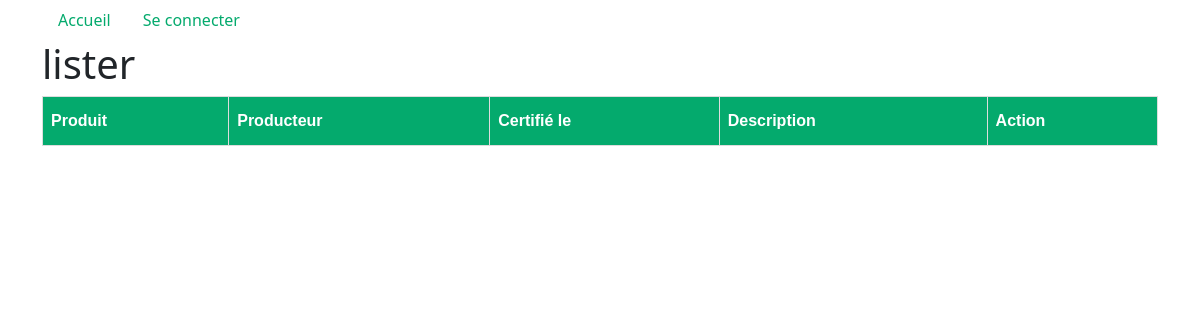
The page /index.php?page=lister on the database as committed earlier.
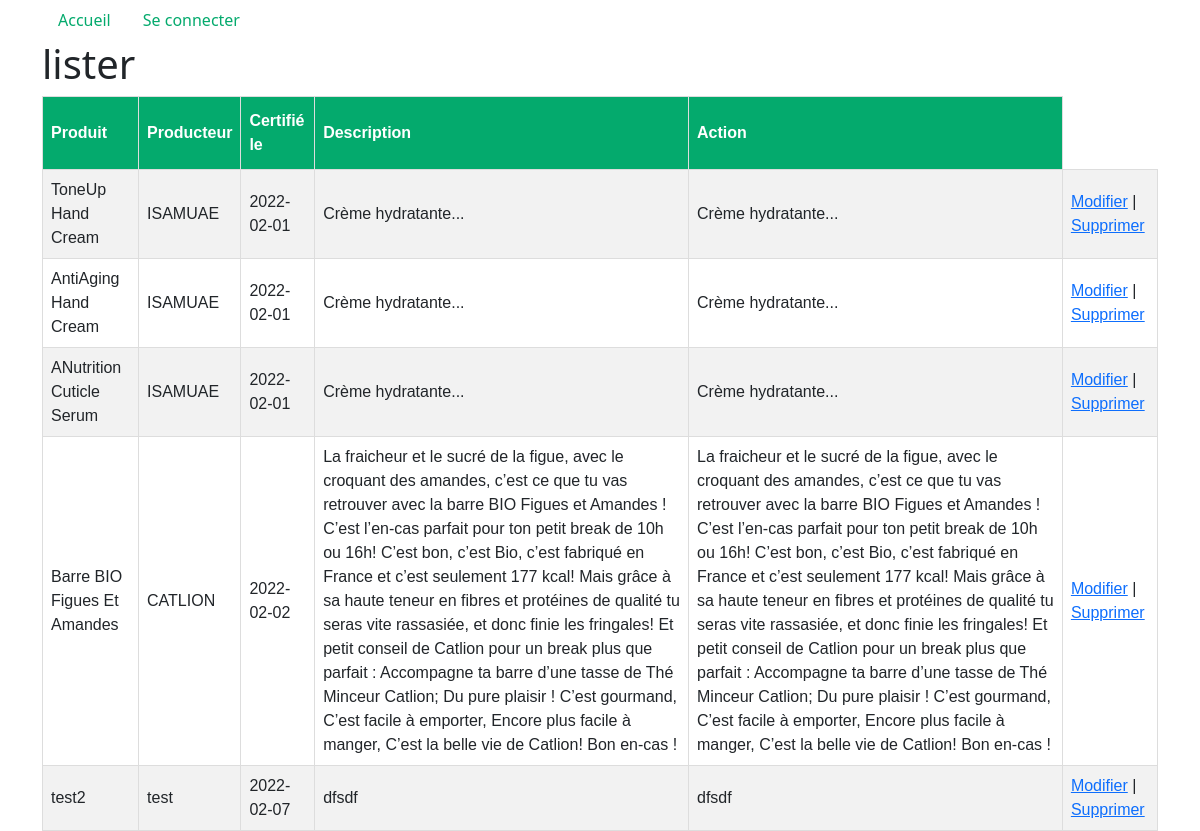
The same page on the database as committed later.
### tables this page shows
CREATE TABLE IF NOT EXISTS `produits` (
  `id` int UNSIGNED NOT NULL AUTO_INCREMENT,
  `nom` varchar(75) NOT NULL,
  `producteur` varchar(75) NOT NULL,
  `description` text NOT NULL,
  `certificat` date NOT NULL,
  PRIMARY KEY (`id`),
  UNIQUE KEY `nom` (`nom`)
);

### route.php (called while the page is built, shortened)
<?php
$page = (isset($_GET['page'])) ? $_GET['page'] : null;
?>

### lister.php (the view, shortened to what this page needs)
<table id="customers">
    <tr>
        <th>Produit</th>
        <th>Producteur</th>
        <th>Certifié le</th>
        <th>Description</th>
        <th>Action</th>
    </tr>
    <?php
    foreach ($db->query('SELECT * from produits', PDO::FETCH_ASSOC) as $ligne) {
        ?>
    <td><?= $ligne["nom"] ?></td>
    <td><?= $ligne["producteur"] ?></td>
    <td><?= $ligne["certificat"] ?></td>
    <td><?= $ligne["description"] ?></td>
    <td><?= $ligne["description"] ?></td>
    <td><a href='index.php?page=modifier&id=<?=$ligne["id"]?>'>Modifier</a> |
    <a href='#' onclick='conf_suppression(<?=$ligne["id"]?>)' >Supprimer</a></td></tr>
    <?php
    }
    ?>
</table>

### head.php (shortened to what this page needs)
<?php
include 'route.php';
?>
<!DOCTYPE html>
<html lang="fr">
<head>
<link href="https://cdn.jsdelivr.net/npm/bootstrap@5.1.3/dist/css/bootstrap.min.css" rel="stylesheet">
<link rel="stylesheet" type="text/css" href="styles.css" async>
</head>

### index.php (shortened to what this page needs)
<?php
 include "head.php";
?>
<body>
<div class="container">
<?php include "menu.php" ?>
  <h1><?php echo $page; ?></h1>
    <?php include $pages[$page]; ?>
</div>
</body>
</html>

### menu.php (shortened to what this page needs)
<ul class="nav">
  <li class="nav-item">
    <a class="nav-link <?= ($page=="accueil")?"active":""; ?>" aria-current="page"
       href="index.php?page=accueil">Accueil</a>
  </li>
  <?php
  if(isset($_SESSION['role'])){
    if($_SESSION["role"]=="admin"){
        ?>
  <li class="nav-item">
    <a class="nav-link <?= ($page=="ajouter")?"active":""; ?>"
       href="index.php?page=ajouter">Ajouter</a>
  </li>
  <li class="nav-item">
    <a class="nav-link <?= ($page=="lister")?"active":""; ?>"
       href="index.php?page=lister">Lister</a>
  </li>
  <li class="nav-item">
    <a class="nav-link <?= ($page=="deconnecter")?"active":""; ?>"
       href="index.php?page=deconnecter">Deconnexion</a>
  </li>
  <?php
    }
}else{
  ?>
  <li class="nav-item">
    <a class="nav-link <?= ($page=="login")?"active":""; ?>"
       href="index.php?page=login">Se connecter</a>
  </li>
<?php } ?>
</ul>

### styles.css (style rules this page uses)
#customers { font-family: Arial, Helvetica, sans-serif; border-collapse: collapse; width: 100%; }
#customers td, #customers th { border: 1px solid #ddd; padding: 8px; }
#customers th { padding-top: 12px; padding-bottom: 12px; text-align: left; background-color: #04AA6D; color: white; }
.nav-link { color:#04AA6D; }

Rows that differ between the two databases and show on the page:
added produits: nom "ToneUp Hand Cream", producteur "ISAMUAE", certificat "2022-02-01", description "Crème hydratante..."
added produits: nom "AntiAging Hand Cream", producteur "ISAMUAE", certificat "2022-02-01", description "Crème hydratante..."
added produits: nom "ANutrition Cuticle Serum", producteur "ISAMUAE", certificat "2022-02-01", description "Crème hydratante..."
added produits: nom "Barre BIO Figues Et Amandes", producteur "CATLION", certificat "2022-02-02", description "La fraicheur et le sucré de la figue, avec le croquant des amandes, c’est ce que tu vas retrouver avec la barre BIO Figues et Amandes ! C’est l’en-cas parfait pour ton petit break de 10h ou 16h! C’est bon, c’est Bio, c’est fabriqué en France et c’est seulement 177 kcal! Mais grâce à sa haute teneur en fibres et protéines de qualité tu seras vite rassasiée, et donc finie les fringales! Et petit conseil de Catlion pour un break plus que parfait : Accompagne ta barre d’une tasse de Thé Minceur Catlion; Du pure plaisir ! C’est gourmand, C’est facile à emporter, Encore plus facile à manger, C’est la belle vie de Catlion! Bon en-cas !"
added produits: nom "test2", producteur "test", certificat "2022-02-07", description "dfsdf"
